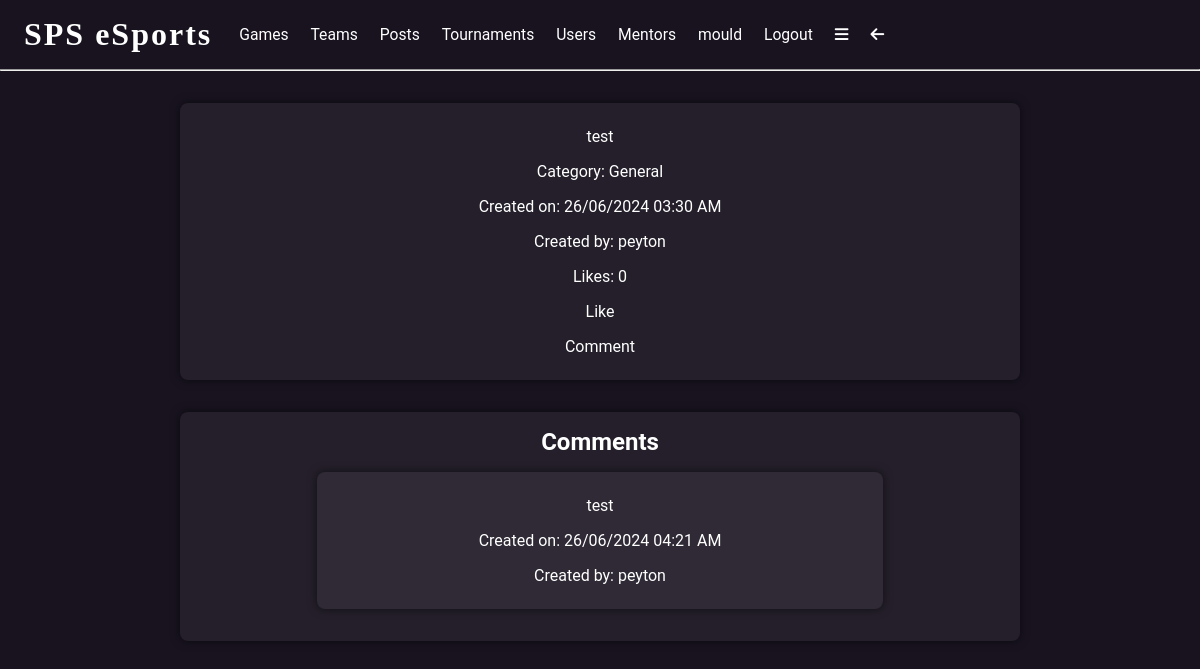
Screenshot of /post/1 (signed in) with the database file from the repository.
### app/models.py (models this page shows, shortened)
class User(UserMixin, db.Model):
    user_id = db.Column(db.Integer, primary_key=True)
    username = db.Column(db.String(64), index=True, unique=True)
    email = db.Column(db.String(120), index=True, unique=True)
    password_hash = db.Column(db.String(128))
    bio = db.Column(db.String(500))
    pfp = db.Column(db.String(500))
    pronouns = db.Column(db.String(50))
    admin = db.Column(db.Boolean, default=False)
    team_admin = db.relationship('Teams', back_populates='team_admin')
    team_users = db.relationship('TeamUsers', back_populates='user')
    posts = db.relationship('Posts', back_populates='user')
    likes = db.relationship('Likes', back_populates='user')
    comments = db.relationship('Comments', back_populates='user')
    tournament_users = db.relationship('TournamentUsers', back_populates='user')
    match_users = db.relationship('MatchUsers', back_populates='user')
    ment_applications = db.relationship('MentApplications', back_populates='user')
    matches_won = db.relationship('Matches', back_populates='match_winner', foreign_keys='Matches.winner_id')
    tournament_admin = db.relationship('Tournaments', backref='user', foreign_keys='Tournaments.admin_id')
    tournament_winner = db.relationship('Tournaments', foreign_keys='Tournaments.winner_id')
    following = db.relationship('Following', backref='user', foreign_keys='Following.user_id')
    followed = db.relationship('Following', foreign_keys='Following.following_id')
    mentor = db.relationship('Mentor', backref='mentor', foreign_keys='Mentor.mentor_id')
    mentee = db.relationship('Mentor', foreign_keys='Mentor.mentee_id')
    '''def set_password(self, password):
        self.password_hash = generate_password_hash(password)

    def check_password(self, password):
        return check_password_hash(self.password_hash, password)'''
    '''def set_password(self, password):
        salt = bc.gensalt()
        # convert password to bytes
        password = password.encode('utf-8')
        self.password_hash = bc.hashpw(password=password, salt=salt)

    def check_password(self, password):
        password = password.encode('utf-8')
        return bc.checkpw(password=password, hashed_password=self.password_hash)'''
    def set_password(self, password):
        self.password_hash = argon2.hash(password)
    def check_password(self, password):
        return argon2.verify(password, self.password_hash)

class Posts(db.Model):
    post_id = db.Column(db.Integer, primary_key=True)
    post_content = db.Column(db.String(500))
    post_date = db.Column(db.DateTime, index=True, default=datetime.utcnow)
    category = db.Column(db.String(50))
    user_id = db.Column(db.Integer, db.ForeignKey('user.user_id'))
    user = db.relationship('User', back_populates='posts')
    likes = db.relationship('Likes', back_populates='post')
    comments = db.relationship('Comments', back_populates='post')

class Comments(db.Model):
    comment_id = db.Column(db.Integer, primary_key=True)
    c_content = db.Column(db.String(500))
    c_date = db.Column(db.DateTime, index=True, default=datetime.utcnow)
    post_id = db.Column(db.Integer, db.ForeignKey('posts.post_id'))
    user_id = db.Column(db.Integer, db.ForeignKey('user.user_id'))
    user = db.relationship('User', back_populates='comments')
    post = db.relationship('Posts', back_populates='comments')

### app/routes.py (the view)
@app.route('/post/<post_id>')
@login_required
def post(post_id):
    post = Posts.query.filter_by(post_id=post_id).first_or_404()
    author = User.query.filter_by(user_id=post.user_id).first()
    likes = Likes.query.filter_by(post_id=post_id).count()
    comments = Comments.query.filter_by(post_id=post_id).all()
    for comment in comments:
        comment_author = User.query.filter_by(user_id=comment.user_id).first()
        comment.author = comment_author.username
    is_liked = Likes.query.filter_by(user_id=current_user.user_id, post_id=post_id).count()
    return render_template('post.html', title='Post', post=post, author=author, likes=likes, is_liked=is_liked, comments=comments)

### app/__init__.py (called while the page is built)
@app.template_filter('format_datetime')
def format_datetime(value):
    return value.strftime('%d/%m/%Y %I:%M %p')

### app/models.py (called while the page is built)
@login.user_loader
def load_user(id):
    return User.query.get(int(id))

### app/templates/post.html
{% extends 'base.html' %}
{% block content %}
<div class="centre">
    <div class="gen-container">
        <p>{{post.post_content}}</p>
        <p>Category: {{post.category}}</p>
        <p>Created on: {{post.post_date|format_datetime}}</p>
        <p>Created by: {{author.username}}</p>
        <p>Likes: {{likes}}</p>
        {% if is_liked %}
            <a href="{{url_for('like_post', post_id=post.post_id)}}">Unlike</a>
        {% else %}
            <a href="{{url_for('like_post', post_id=post.post_id)}}">Like</a>
        {% endif %}
        <a href="{{url_for('create_comment', post_id=post.post_id)}}">Comment</a>
    </div>
    <div class="gen-container">
        <h2>Comments</h2>
        {% for comment in comments %}
            <div class="gen-container">
                <p>{{comment.c_content}}</p>
                <p>Created on: {{comment.c_date|format_datetime}}</p>
                <p>Created by: {{comment.author}}</p>
            </div>
        {% endfor %}
    </div>
</div>
{% endblock %}

### app/templates/base.html (shortened to what this page needs)
<!DOCTYPE html>
<html lang="en">
<head>
    <link rel="stylesheet" href="{{url_for('static', filename='css/styles.css')}}">
</head>
<body>
<div class="header">
    <h1 onclick="window.location.href='{{url_for('index')}}'">SPS eSports</h1>
    {% if current_user.is_authenticated %}
    <a href="{{url_for('search_games')}}">Games</a>
    <a href="{{url_for('search_teams')}}">Teams</a>
    <a href="{{url_for('search_posts')}}">Posts</a>
    <a href="{{url_for('search_tournaments')}}">Tournaments</a>
    <a href="{{url_for('search_users')}}">Users</a>
    <a href="{{url_for('search_mentors')}}">Mentors</a>
    <a href="{{url_for('user', username=current_user.username)}}">{{current_user.username}}</a>
    <a href="{{url_for('logout')}}">Logout</a>
    <a href="javascript:showNavBar()"><i class="fa-solid fa-bars"></i></a>
    <a href="javascript:window.history.back();"><i class="fa-solid fa-arrow-left"></i></a>
    {% else %}
        <a href="{{url_for('login')}}">Login</a>
        <a href="{{url_for('register')}}">Register</a>
    {% endif %}
</div>
<hr>
{% block content %} {% endblock %}
</body>
</html>

### app/static/css/styles.css (style rules this page uses)
* { margin: 0; padding: 0; box-sizing: border-box; scroll-behavior: smooth; scrollbar-width: thin; scrollbar-color: white var(--bg); }
body { background: var(--bg); color: white; }
:root { --accent: #9a52ff; --bg: #18131f; --bg2: #372d47; --lightbg: rgba(255,255,255,0.05); }
.header { display:flex; align-items: center; padding: 1em 0.5em; }
.header a { padding: 0em 0.7em; font-family: 'Roboto'; font-size: 0.98em; text-decoration: none; transition: 0.5s; position: relative; transition: 0.3s; color: white; }
.header a::before { content: ''; position: absolute; width: 100%; height: 2px; left: 0; bottom: -2px; background-color: var(--accent); transform-origin: right; transform: scaleX(0); transition: transform 0.3s; }
.header h1 { box-shadow: inset 0 0 0 0 var(--bg); font-family: 'Square Game'; letter-spacing: 2px; padding: 0 0.5em; position: relative; transition: 0.5s; }
h1 { font-family: 'Roboto'; font-size: 2em; }
h2 { font-family: 'Roboto'; font-size: 1.5em; }
p { font-family: 'Roboto'; font-size: 1em; padding: 0.5em 0; }
a { color: white; text-decoration: none; transition: 0.5s; padding: 0.5em 0; position: relative; font-family: 'Roboto'; }
a::before { content: ''; position: absolute; width: 100%; height: 2px; left: 0; bottom: 4px; background-color: var(--accent); transform-origin: right; transform: scaleX(0); transition: transform 0.3s; }
.centre { display: flex; flex-flow: row wrap; align-items: center; justify-content: center; width: 100%; margin: 1em 0; }
.gen-container { display: flex; flex-flow: column wrap; align-items: center; justify-content: center; width: 70%; margin: 1em 0; font-family: 'Roboto'; background-color: var(--lightbg); padding: 1em; border-radius: 0.5em; box-shadow: 0 0 10px 0 rgba(0,0,0,0.5); }

### rows the page displays
User: username "mould"
Posts: post_content "test", category "General", post_date "26/06/2024 03:30 AM"
User: username "peyton"
Comments: c_content "test", c_date "26/06/2024 04:21 AM", author "peyton"

### other values shown
{{ likes }} "0"
